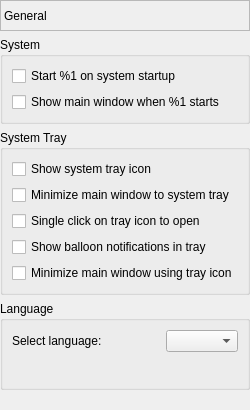
       <widget class="QWidget" name="pageGeneral">
        <layout class="QVBoxLayout" name="verticalLayout_5">
         <property name="margin">
          <number>0</number>
         </property>
         <item>
          <widget class="QLabel" name="lblGeneralPage">
           <property name="sizePolicy">
            <sizepolicy hsizetype="Preferred" vsizetype="Fixed">
             <horstretch>0</horstretch>
             <verstretch>0</verstretch>
            </sizepolicy>
           </property>
           <property name="minimumSize">
            <size>
             <width>0</width>
             <height>31</height>
            </size>
           </property>
           <property name="frameShape">
            <enum>QFrame::StyledPanel</enum>
           </property>
           <property name="frameShadow">
            <enum>QFrame::Sunken</enum>
           </property>
           <property name="text">
            <string>General</string>
           </property>
          </widget>
         </item>
         <item>
          <widget class="QGroupBox" name="grpSystem">
           <property name="title">
            <string>System</string>
           </property>
           <layout class="QVBoxLayout" name="verticalLayout_2">
            <item>
             <widget class="QCheckBox" name="chkAutoStart">
              <property name="text">
               <string>Start %1 on system startup</string>
              </property>
             </widget>
            </item>
            <item>
             <widget class="QCheckBox" name="chkAutoShow">
              <property name="text">
               <string>Show main window when %1 starts</string>
              </property>
             </widget>
            </item>
           </layout>
          </widget>
         </item>
         <item>
          <widget class="QGroupBox" name="grpSysTray">
           <property name="title">
            <string>System Tray</string>
           </property>
           <layout class="QVBoxLayout" name="verticalLayout_3">
            <item>
             <widget class="QCheckBox" name="chkSysTray">
              <property name="text">
               <string>Show system tray icon</string>
              </property>
             </widget>
            </item>
            <item>
             <widget class="QCheckBox" name="chkMinimizeTray">
              <property name="text">
               <string>Minimize main window to system tray</string>
              </property>
             </widget>
            </item>
            <item>
             <widget class="QCheckBox" name="chkSingleClickTray">
              <property name="text">
               <string>Single click on tray icon to open</string>
              </property>
             </widget>
            </item>
            <item>
             <widget class="QCheckBox" name="chkSysTrayMsg">
              <property name="text">
               <string>Show balloon notifications in tray</string>
              </property>
             </widget>
            </item>
            <item>
             <widget class="QCheckBox" name="chkAllowSysTrayMin">
              <property name="text">
               <string>Minimize main window using tray icon</string>
              </property>
             </widget>
            </item>
           </layout>
          </widget>
         </item>
         <item>
          <widget class="QGroupBox" name="grpLanguage">
           <property name="title">
            <string>Language</string>
           </property>
           <layout class="QVBoxLayout" name="verticalLayout_4">
            <item>
             <layout class="QHBoxLayout" name="horizontalLayout_2">
              <item>
               <widget class="QLabel" name="lblLanguageDesc">
                <property name="text">
                 <string>Select language:</string>
                </property>
               </widget>
              </item>
              <item>
               <spacer name="horizontalSpacer_9">
                <property name="orientation">
                 <enum>Qt::Horizontal</enum>
                </property>
                <property name="sizeHint" stdset="0">
                 <size>
                  <width>40</width>
                  <height>20</height>
                 </size>
                </property>
               </spacer>
              </item>
              <item>
               <widget class="QComboBox" name="cboLanguage">
                <property name="sizePolicy">
                 <sizepolicy hsizetype="Expanding" vsizetype="Fixed">
                  <horstretch>0</horstretch>
                  <verstretch>0</verstretch>
                 </sizepolicy>
                </property>
               </widget>
              </item>
             </layout>
            </item>
            <item>
             <layout class="QHBoxLayout" name="horizontalLayout_3">
              <item>
               <widget class="QLabel" name="lblUpdateLink">
                <property name="focusPolicy">
                 <enum>Qt::StrongFocus</enum>
                </property>
                <property name="text">
                 <string/>
                </property>
                <property name="openExternalLinks">
                 <bool>true</bool>
                </property>
                <property name="textInteractionFlags">
                 <set>Qt::LinksAccessibleByKeyboard|Qt::LinksAccessibleByMouse</set>
                </property>
               </widget>
              </item>
              <item>
               <spacer name="horizontalSpacer">
                <property name="orientation">
                 <enum>Qt::Horizontal</enum>
                </property>
                <property name="sizeHint" stdset="0">
                 <size>
                  <width>40</width>
                  <height>20</height>
                 </size>
                </property>
               </spacer>
              </item>
             </layout>
            </item>
           </layout>
          </widget>
         </item>
         <item>
          <spacer name="verticalSpacer">
           <property name="orientation">
            <enum>Qt::Vertical</enum>
           </property>
           <property name="sizeHint" stdset="0">
            <size>
             <width>20</width>
             <height>20</height>
            </size>
           </property>
          </spacer>
         </item>
        </layout>
       </widget>
